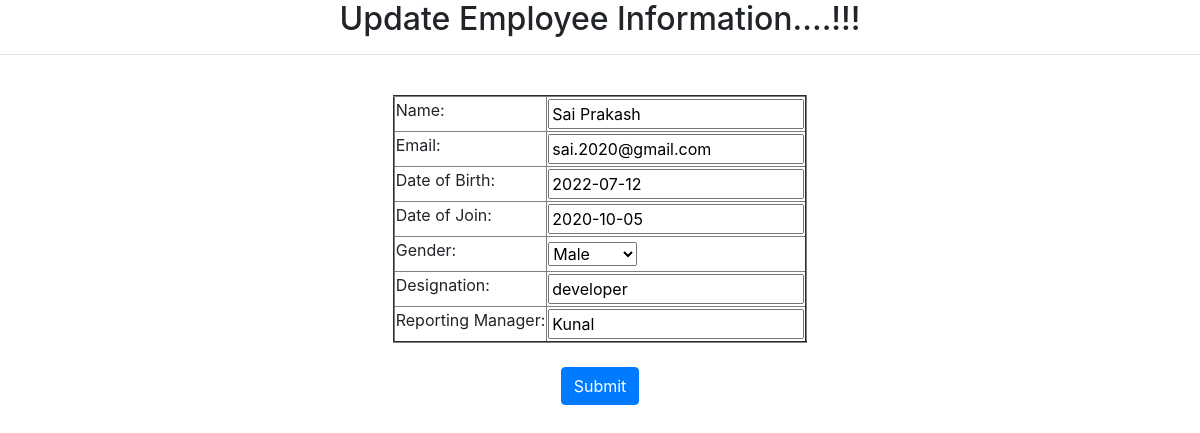
Page /app/update/1 on the committed database.
### app/models.py (models this page shows, shortened)
class Employee(models.Model):
    CHOICE=(('male','Male'), ('female',' Female'),('other','Others'))
    name=models.CharField(max_length=30)
    email=models.EmailField()
    date_of_birth=models.DateField()
    date_of_join=models.DateField()
    gender=models.CharField(max_length=20, choices=CHOICE )
    designation=models.CharField(max_length=30)
    reporting_manager=models.CharField(max_length=30)

### app/views.py (the view)
# urls.py: path("update/<int:id>", views.update_view , name='update'),
def update_view(request, id):
    context ={}
    emp = get_object_or_404(Employee, id = id)
    form = EmployeeForm(request.POST or None, instance = emp)
    if form.is_valid():
        form.save()
        return HttpResponseRedirect("/app/get_emp_data")
    context["form"] = form
    return render(request, "app/update_view.html", context)

### app/forms.py
class EmployeeForm(forms.ModelForm):
	name=forms.CharField(widget=forms.TextInput(attrs={'placeholder':'Enter Your Name'}))
	email=forms.EmailField(widget=forms.EmailInput(attrs={'placeholder':'Enter Your Email'}))
	date_of_birth=forms.DateField(widget=forms.DateInput(attrs={'placeholder':'YYYY-MM-DD'}))
	date_of_join=forms.DateField(widget=forms.DateInput(attrs={'placeholder':'YYYY-MM-DD'}))
	designation=forms.CharField(widget=forms.TextInput(attrs={'placeholder':'Enter Your Designation'}))
	reporting_manager=forms.CharField(widget=forms.TextInput(attrs={'placeholder':'Enter Reporting Manager Name'}))
	class Meta:
		model = Employee
		fields = "__all__"

### templates/app/update_view.html (shortened to what this page needs)
{% extends 'app/base.html' %}
{% block body_block %}
    <h2 align="center">Update Employee Information....!!!</h2>
    <hr>
    <div class="i-am-centered" align="center">
        <form method="POST">
            <div class="form-group">
                    <table  border="2">
                    <tr>
                        <td> <label >Name:</label></td>
                        <td>{{ form.name }}</td>
                    </tr>
                </div>
                <tr>
                <div class="form-group">
                    <td><label>Email:</label></td>
                    <td>{{ form.email }}</td>
                </div>
                </tr>
            <tr>
            <div class="form-group">
                <td><label>Date of Birth:</label></td>
                <td>{{ form.date_of_birth }}</td>
            </div>
             </tr>
             <tr>
                <div class="form-group">
                    <td><label>Date of Join:</label></td>
                    <td>{{ form.date_of_join }}</td>
                </div>
                 </tr>
             <tr>
                <div class="form-group">
                   <td> <label>Gender:</label></td>
                  <td> {{ form.gender }}</td>
                </div>
                </tr>
                <tr>
                 <div class="form-group">
                    <td><label>Designation:</label></td>
                   <td>{{ form.designation }} </td>
                </div>
                </tr>
                <tr>
                <div class="form-group">
                    <td><label>Reporting Manager:</label></td>
                  <td>  {{ form.reporting_manager }}</td>
                </div>
            </tr>
            <br>
        <br>
        <div class="col-auto">
            <button type="submit" class="btn btn-primary mb-2"> Submit </button>
          </div>
        </form>
    </div>
{% endblock %}

### templates/app/base.html (style rules this page uses)
body { background-image: url("https://images.pexels.com/photos/19670/pexels-photo.jpg?auto=compress&cs=tinysrgb&w=1260&h=750&dpr=1"); background-repeat: no-repeat; background-attachment: fixed; background-size: 100% 100%; }

### rows in the picture
Employee: name "Sai Prakash", email "sai.2020@gmail.com", date_of_birth "2022-07-12", date_of_join "2020-10-05", gender "Male", designation "developer", reporting_manager "Kunal"
